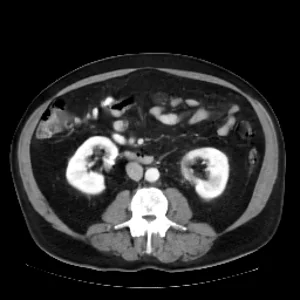
#> input picture assets/img/teaser/gen_abdomen_0_still.webp, 300 x 300 px
$ python make_social.py
#> lines starting #> are read from the running program, lines starting #| are printed output that depends on the picture; after the words box and inside, x2 and y2 are one past the last pixel; in counts of white or black regions, pixels touching at a corner belong together
"""Render the 1200x630 social preview (og:image) from the page posters."""
from pathlib import Path
from PIL import Image, ImageDraw, ImageFont

ROOT = Path(__file__).resolve().parents[1]
W, H = 1200, 630
img = Image.new("RGB", (W, H), (255, 255, 255))
#> img: PIL image 1200x630 RGB; every value is 255
d = ImageDraw.Draw(img)


def font(size, bold=False):
#> called with size = 92, bold = True
    for path, idx in [("/System/Library/Fonts/HelveticaNeue.ttc", 1 if bold else 0),
                      ("/System/Library/Fonts/Helvetica.ttc", 1 if bold else 0)]:
        try:
            return ImageFont.truetype(path, size, index=idx)
        except OSError:
            continue
    return ImageFont.load_default()


d.rectangle([0, 0, W, 10], fill=(179, 192, 224))
d.text((64, 92), "RadWorld", font=font(92, True), fill=(28, 29, 34))
y = 208
for line in ["A World Foundation Model for", "3D Tomographic Medical Imaging"]:
    d.text((66, y), line, font=font(38), fill=(43, 46, 56))
    y += 48
#> after the loop, y = 304
d.text((66, 350), "Pretrained on 232,781 curated CT and MRI scans", font=font(26), fill=(85, 91, 107))
d.text((66, 388), "from 152 datasets across 23 countries", font=font(26), fill=(85, 91, 107))
d.text((66, 520), "Browse generated 3D volumes and take the visual Turing test", font=font(24), fill=(72, 72, 120))

tiles = ["assets/img/teaser/gen_abdomen_0_still.webp",
         "assets/img/poster/extra/pretrain_ct_0_axial.webp",
         "assets/img/poster/translation/mr2ct_mr2ct_radworld_axial.webp",
         "assets/img/poster/extra/pretrain_mr_0_axial.webp"]
S, G, X0, Y0 = 232, 12, 700, 75
for n, t in enumerate(tiles):
    im = Image.open(ROOT / t).convert("RGB")
#> im is the input picture: PIL image 300x300 RGB; mean R, G, B 43.6, 43.5, 43.6
    im.thumbnail((S, S))
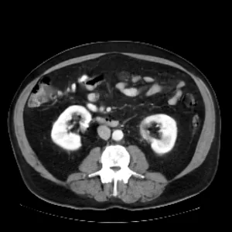
#> im: PIL image 232x232 RGB; mean R, G, B 43.6, 43.6, 43.6
    tile = Image.new("RGB", (S, S), (0, 0, 0))
#> tile: PIL image 232x232 RGB; every value is 0
    tile.paste(im, ((S - im.width) // 2, (S - im.height) // 2))
    x, yy = X0 + (n % 2) * (S + G), Y0 + (n // 2) * (S + G)
    mask = Image.new("L", (S, S), 0)
#> mask: PIL image 232x232 L; every value is 0
    ImageDraw.Draw(mask).rounded_rectangle([0, 0, S - 1, S - 1], 14, fill=255)
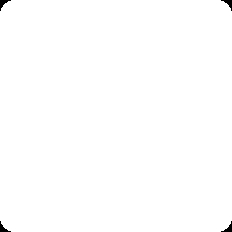
#> mask: PIL image 232x232 L; 99.7% white; 4 black regions, box (x1, y1, x2, y2) and area: (0, 0, 11, 11) 46, (221, 0, 232, 11) 46, (0, 221, 11, 232) 46, (221, 221, 232, 232) 46
    img.paste(tile, (x, yy), mask)
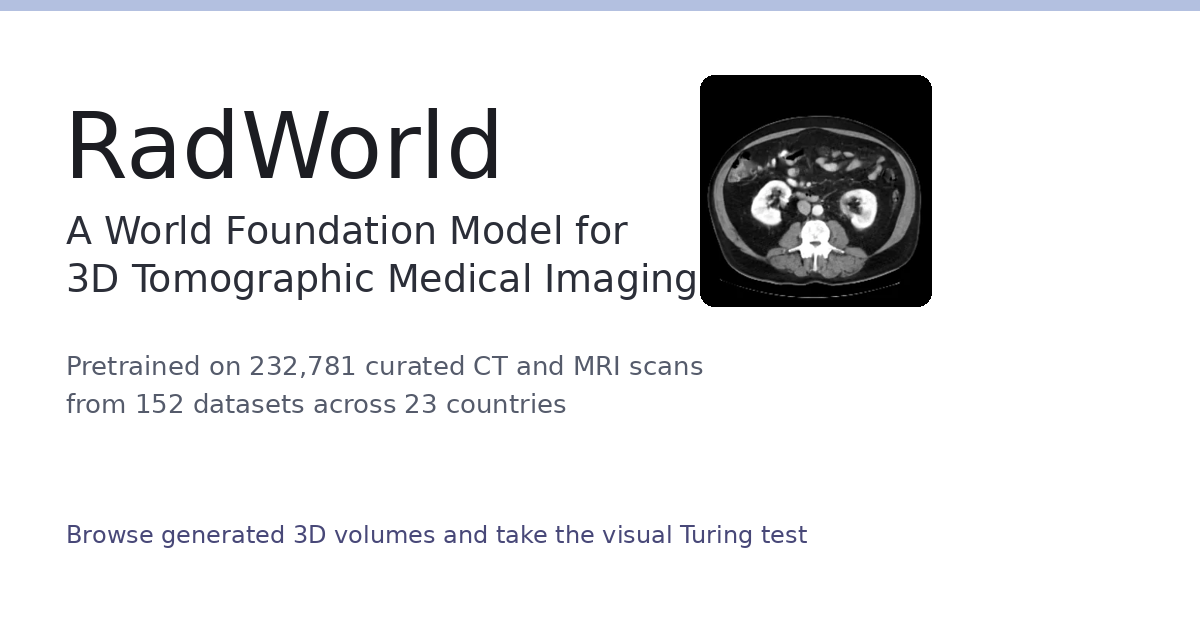
#> img: PIL image 1200x630 RGB; mean R, G, B 231, 231.3, 232.4
#> pass 2 of the loop `for n, t in enumerate(tiles):`:
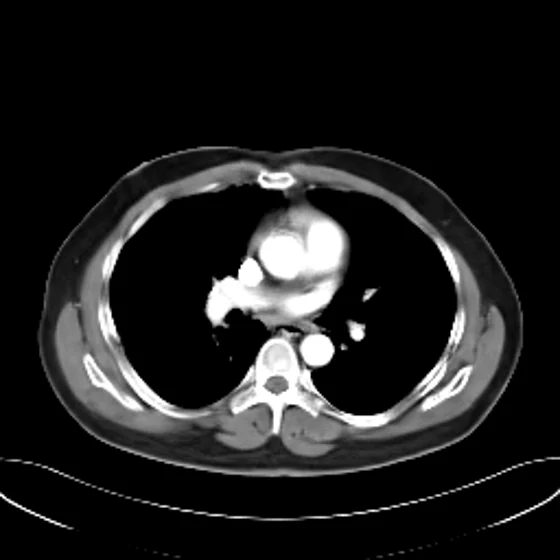
#> input picture assets/img/poster/extra/pretrain_ct_0_axial.webp, 560 x 560 px
#> im is the input picture: PIL image 560x560 RGB; mean R, G, B 31.3, 31.3, 31.3
#> `im.thumbnail((S, S))`:
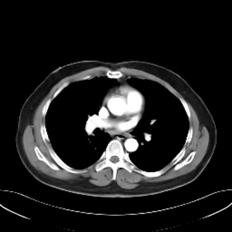
#> im: PIL image 232x232 RGB; mean R, G, B 31.4, 31.4, 31.4
#> `img.paste(tile, (x, yy), mask)`:
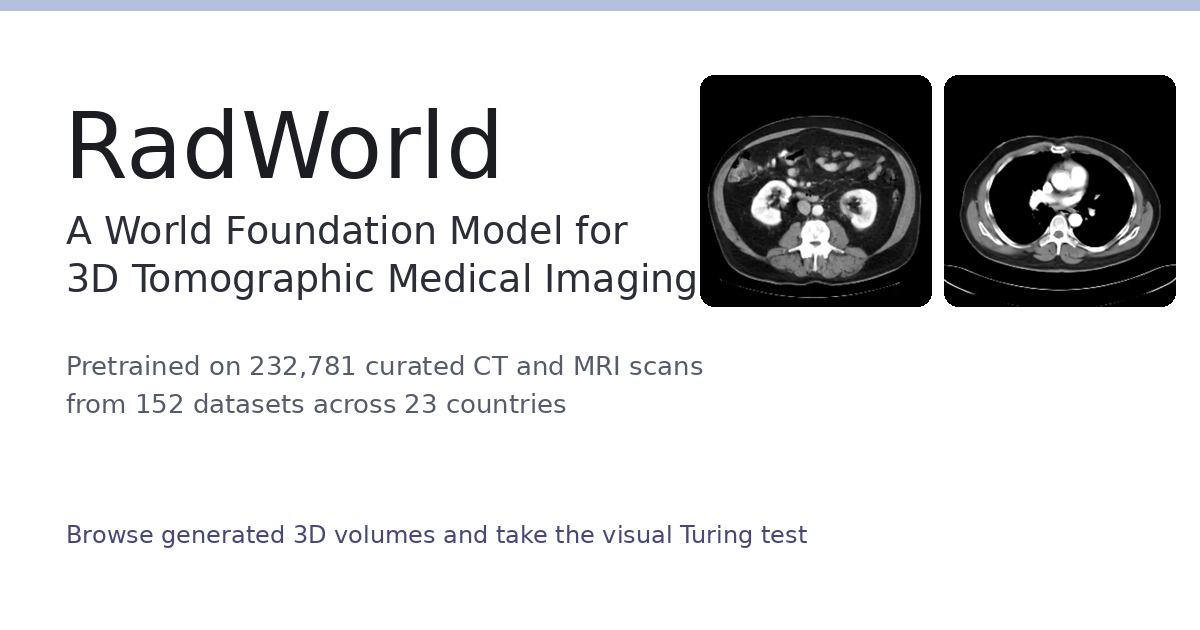
#> img: PIL image 1200x630 RGB; mean R, G, B 215.1, 215.5, 216.6
#> pass 3 of the loop `for n, t in enumerate(tiles):`:
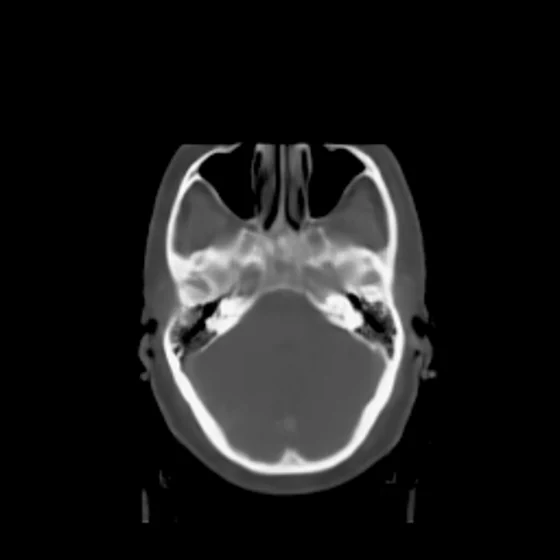
#> input picture assets/img/poster/translation/mr2ct_mr2ct_radworld_axial.webp, 560 x 560 px
#> im is the input picture: PIL image 560x560 RGB; mean R, G, B 27.4, 27.4, 27.4
#> im: PIL image 232x232 RGB
#> `img.paste(tile, (x, yy), mask)`:
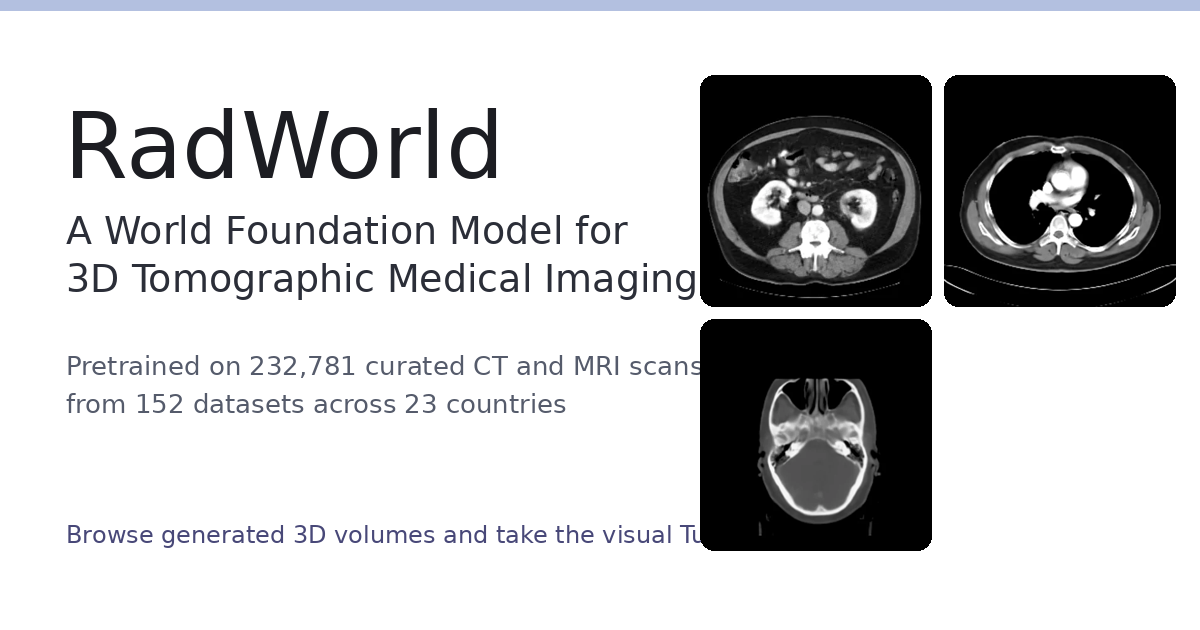
#> img: PIL image 1200x630 RGB; mean R, G, B 199.1, 199.4, 200.5
#> the loop made 4 passes; the first 3 are shown
out = ROOT / "assets/img/social.png"
img.save(out, optimize=True)
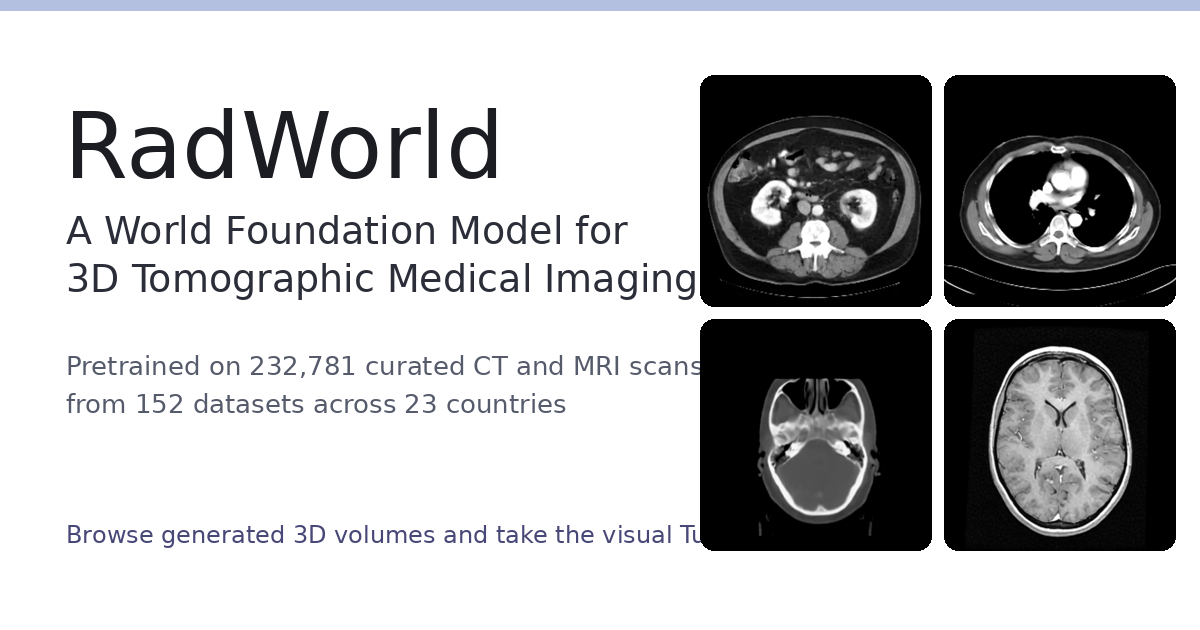
#> saved as social.png: PIL image 1200x630 RGB; mean R, G, B 185.6, 185.9, 187
print(out, out.stat().st_size // 1024, "KB")
#| assets/img/social.png 190 KB
